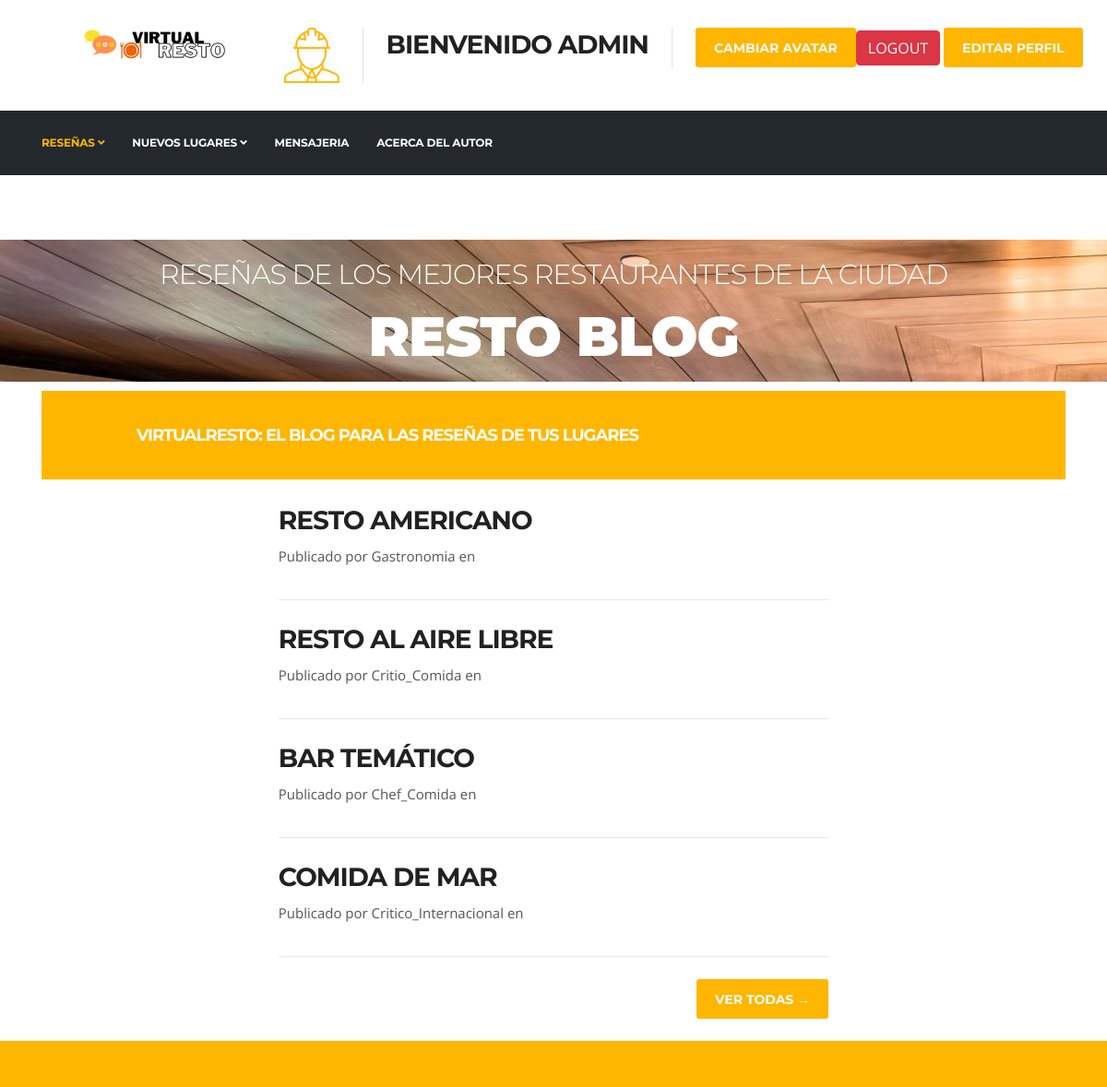
The app's page / (signed in) with its own data.
### Blogs/models.py (models this page shows, shortened)
class Blog(models.Model):
    titulo = models.CharField(max_length=50)
    nombre_locacion = models.CharField(max_length=50)
    autor = models.ForeignKey(User, on_delete=models.CASCADE)
    fecha_publicacion = models.DateField('XYZ Date')
    imagen = models.ImageField(upload_to='media', height_field=None, width_field=None, max_length=None, blank=True)
    opinion = RichTextUploadingField()

### Blogs/views.py (the view)
# urls.py: path('', index),
def index (request):
    blogs = Blog.objects.all().order_by('-id')[:4]
    if len(blogs) == 0:
        blog_1 = Blog.objects.none()
        blog_2 = Blog.objects.none()
        blog_3 = Blog.objects.none()
        blog_4 = Blog.objects.none()
    elif len(blogs) == 1:
        blog_1 = blogs[0]
        blog_2 = Blog.objects.none()
        blog_3 = Blog.objects.none()
        blog_4 = Blog.objects.none()
    elif len(blogs) == 2:
        blog_1 = blogs[0]
        blog_2 = blogs[1]
        blog_3 = Blog.objects.none()
        blog_4 = Blog.objects.none()
    elif len(blogs) == 3:
        blog_1 = blogs[0]
        blog_2 = blogs[1]
        blog_3 = blogs[2]
        blog_4 = Blog.objects.none()
    else:
        blog_1 = blogs[0]
        blog_2 = blogs[1]
        blog_3 = blogs[2]
        blog_4 = blogs[3]
    return render(request, "index.html", {"blog_1": blog_1, "blog_2": blog_2, "blog_3": blog_3, "blog_4": blog_4, "imagen": getAvatar(request)})

### Blogs/views.py (called while the page is built)
def getAvatar(request):
   if request.user.is_authenticated:
    lista=userAvatar.objects.filter(user=request.user)
    if len(lista)!=0:
        imagen=lista[0].imagen.url
    else:
        imagen="/media/avatares/defaultAvatar.png"
    return imagen

### Blogs/templates/index.html (shortened to what this page needs)
{% extends 'root.html' %}
{% load static %}
{% block header %}
<section class="{% static 'call-to-action-box no-padding' %}">
    <div class="{% static 'banner-carousel banner-carousel-1 mb-0' %}">
      <div class="{% static 'banner-carousel-item' %}" style="background-image:url({% static 'images/slider-main/allblogs.jpg' %})">
        <div class="{% static 'slider-content' %}">
            <div class="container">
              <div class="row align-items-center h-100">
                  <div class="col-md-12 text-center">
                    <h2 class="slide-title" data-animation-in="slideInLeft">Reseñas de los mejores restaurantes de la ciudad</h2>
                    <h3 class="slide-sub-title" data-animation-in="slideInRight">Resto Blog</h3>
                  </div>
              </div>
            </div>
        </div>
      </div>
    </section>
{% endblock  %}
{% block container %}
<div class="container px-4 px-lg-5">
  <div class="row gx-4 gx-lg-5 justify-content-center">
      <div class="col-md-10 col-lg-8 col-xl-7">
          <br>
          <div class="post-preview">
              {% if blog_1 %}
              <a href="{% url 'blogPost' blog_1.id %}">
                  <h2 class="post-title">{{ blog_1.titulo }}</h2>
              </a>
              <p class="post-meta">
                  Publicado por {{ blog_1.autor }}
                  en {{ blog_1.fecha}}
              </p>
              {% else %}
              <h2 class="post-title">Aún no hay entradas para mostrar</h2>
              {% endif %}
          </div>
          <hr class="my-4" />
          <div class="post-preview">
              {% if blog_2 %}
              <a href="{% url 'blogPost' blog_2.id %}">
                  <h2 class="post-title">{{ blog_2.titulo }}</h2>
              </a>
              <p class="post-meta">
                  Publicado por {{ blog_2.autor }}
                  en {{ blog_2.fecha}}
              </p>
              {% else %}
              <h2 class="post-title">Aún no hay entradas para mostrar</h2>
              {% endif %}
          </div>
          <hr class="my-4" />
          <div class="post-preview">
              {% if blog_3 %}
              <a href="{% url 'blogPost' blog_3.id %}">
                  <h2 class="post-title">{{ blog_3.titulo }}</h2>
              </a>
              <p class="post-meta">
                  Publicado por {{ blog_3.autor }}
                  en {{ blog_3.fecha}}
              </p>
              {% else %}
              <h2 class="post-title">Aún no hay entradas para mostrar</h2>
              {% endif %}
          </div>
          <hr class="my-4" />
          <div class="post-preview">
              {% if blog_4 %}
              <a href="{% url 'blogPost' blog_4.id %}">
                  <h2 class="post-title">{{ blog_4.titulo }}</h2>
              </a>
              <p class="post-meta">
                  Publicado por {{ blog_4.autor }}
                  en {{ blog_4.fecha}}
              </p>
              {% else %}
              <h2 class="post-title">Aún no hay entradas para mostrar</h2>
              {% endif %}
          </div>
          <hr class="my-4" />
          <div class="d-flex justify-content-end mb-4"><a class="btn btn-primary text-uppercase" href="{% url 'allBlogs' %}">Ver todas →</a></div>
      </div>
  </div>
</div>
{% endblock  %}

### Blogs/templates/root.html (shortened to what this page needs)
<!DOCTYPE html>
<html lang="en">
<head>
  {% load static %}
  <link rel="stylesheet" href="{% static 'plugins/bootstrap/bootstrap.min.css' %}">
  <link rel="stylesheet" href="{% static 'plugins/fontawesome/css/all.min.css' %}">
  <link rel="stylesheet" href="{% static 'plugins/animate-css/animate.css' %}">
  <link rel="stylesheet" href="{% static 'plugins/slick/slick.css' %}">
  <link rel="stylesheet" href="{% static 'plugins/slick/slick-theme.css' %}">
  <link rel="stylesheet" href="{% static 'plugins/colorbox/colorbox.css' %}">
  <link rel="stylesheet" href="{% static 'css/style.css' %}">
</head>
<body>
<header id="header" class="header-one">
  <div class="bg-white">
      <div class="logo-area">
          <div class="row align-items-right">
            <div class="logo col-lg-3 text-right text-lg-right mb-3 mb-md-5 mb-lg-0">
                <a class="d-block" href="#">
                  <img loading="lazy" src="{% static 'images/logo.png' %}" alt="Constra">
                </a>
            </div>
            <div class="col-lg-9 header-right">
                <ul class="top-info-box">
                      <li class="header-get-a-quote">
                        {% if user.is_authenticated %}
                        <li> <img src="{{ imagen }}" alt=""></li>
                        <li class="header-get-a-quote">
                          <h2>Bienvenido {{ user.username }}</h2>
                        </li>
                        <a class="btn btn-danger" href="{% url 'logout' %}">LOGOUT</a>
                        <a class="btn btn-primary" href="{% url 'signupEditForm' %}">EDITAR PERFIL</a>
                      <li>
                        <a class="btn btn-primary" href="{% url 'addAvatar' %}">Cambiar Avatar</a>
                      </li>
                        {% else %}
                        <a class="btn btn-primary" href="{% url 'login' %}">LOGIN</a>
                        <a class="btn btn-primary" href="{% url 'signup' %}">Signup</a>
                        {% endif %}
                      </li>
                </ul>
            </div>
          </div>
      </div>
  </div>
  <div class="site-navigation">
    <div class="container">
        <div class="row">
          <div class="col-lg-12">
              <nav class="navbar navbar-expand-lg navbar-dark p-0">
                <div id="navbar-collapse" class="collapse navbar-collapse">
                    <ul class="nav navbar-nav mr-auto">
                      <li class="nav-item dropdown active">
                          <a href="#" class="nav-link dropdown-toggle" data-toggle="dropdown">Reseñas <i class="fa fa-angle-down"></i></a>
                      </li>
                      <li class="nav-item dropdown">
                          <a href="#" class="nav-link dropdown-toggle" data-toggle="dropdown">Nuevos lugares <i class="fa fa-angle-down"></i></a>
                      </li>
                      <li class="nav-item"><a class="nav-link" href="{% url 'mensajeUsuarios' %}">Mensajeria</a></li>
                      <li class="nav-item"><a class="nav-link" href="{% url 'aboutMe' %}">Acerca del autor</a></li>
                    </ul>
                </div>
              </nav>
          </div>
        </div>
    </div>
  </div>
</header>
{% block header %}
{% endblock  %}
<section class="call-to-action-box no-padding">
  <div class="container">
    <div class="action-style-box">
        <div class="row align-items-center">
          <div class="col-md-8 text-center text-md-center">
              <div class="call-to-action-text">
                <h2 class="action-title">VirtualResto: El Blog para las reseñas de tus lugares</h2>
              </div>
          </div>
        </div>
    </div>
  </div>
</section>
{% block container %}
{% endblock  %}
<div class="copyright">
  </div>
  </body>
  </html>

### Blogs/static/css/style.css (style rules this page uses)
body { background: #fff; color: #555; }
body, p { font-family: "Open Sans", sans-serif; text-rendering: optimizeLegibility; -webkit-font-smoothing: antialiased !important; line-height: 26px; font-size: 15px; }
h1, h2, h3, h4, h5, h6 { color: #212121; font-weight: 700; font-family: "Montserrat", sans-serif; text-rendering: optimizeLegibility; -webkit-font-smoothing: antialiased !important; }
h2 { font-size: 28px; line-height: 36px; text-transform: uppercase; letter-spacing: -1px; }
h3 { font-size: 24px; margin-bottom: 20px; text-transform: uppercase; letter-spacing: -0.5px; }
html { overflow-x: hidden !important; width: 100%; height: 100%; position: relative; -webkit-font-smoothing: antialiased; text-rendering: optimizeLegibility; }
body { border: 0; margin: 0; padding: 0; }
a:link, a:visited { text-decoration: none; }
a { color: inherit; transition: 0.2s ease; }
section, .section-padding { padding: 70px 0; position: relative; }
.no-padding { padding: 0; }
hr { background-color: #e7e7e7; border: 0; height: 1px; margin: 40px 0; }
.btn-primary, .btn-dark { border: 0; border-radius: 3px; padding: 12px 20px 10px; font-weight: 700; text-transform: uppercase; color: #fff; font-family: "Montserrat", sans-serif; transition: 350ms; font-size: 14px; }
.btn-primary { background: #ffb600; }
.header-one, .header-one .site-navigation { background: #23282d; }
.header-one .navbar-collapse { padding-left: 0; }
.header-one ul.navbar-nav > li { padding-left: 0; padding-right: 30px; }
.header-one .logo-area { padding: 30px 0; }
ul.navbar-nav > li > a { padding: 15px 0 !important; color: #fff; }
ul.navbar-nav > li:hover > a, ul.navbar-nav > li.active > a { color: #ffb600 !important; }
.logo img { width: auto; height: 35px; }
.header-right { float: right; }
ul.top-info-box { list-style: none; margin: 0; padding: 0; float: right; }
ul.top-info-box li { position: relative; float: left; margin-left: 0; border-right: 1px solid #dedede; border-right: 1px solid rgba(0, 0, 0, 0.1); padding-right: 25px; margin-right: 25px; }
ul.top-info-box li:last-child { margin-right: 0; padding-right: 0; border-right: 0; }
.navbar { border-radius: 0; border: 0; margin-bottom: 0; }
ul.navbar-nav > li:hover > a, ul.navbar-nav > li.active > a { color: #ffb600; position: relative; }
ul.navbar-nav > li { padding: 0 13px; position: relative; }
@media (max-width: 1200px) { ul.navbar-nav > li { padding: 0 9px; } }
@media (max-width: 1200px) { ul.navbar-nav > li .nav-link { font-size: 12px; } }
ul.navbar-nav > li:last-child { padding-right: 0; }
ul.navbar-nav > li:last-child:after { background: none; }
ul.navbar-nav > li > a i { font-weight: 700; }
ul.navbar-nav > li > a:after, ul.navbar-nav > li > a:after { display: none; }
ul.navbar-nav > li > a { font-family: "Montserrat", sans-serif; color: #fff !important; text-rendering: optimizeLegibility; font-weight: 700 !important; text-transform: uppercase; letter-spacing: -0.2px; font-size: 14px; margin: 0; line-height: 40px; padding: 30px 0; transition: 350ms; }
.site-navigation .container, .search-area { position: relative; }
.slide-title { font-size: 30px; line-height: 36px; font-weight: 300; color: #fff; margin: 20px 0 10px; }
.slide-sub-title { font-style: normal; font-size: 60px; line-height: 58px; margin: 20px 0; color: #fff; font-weight: 900; text-transform: uppercase; letter-spacing: -1px; }
.call-to-action-box { margin-top: -60px; }
.call-to-action-box .action-style-box { background: #ffb600; padding: 30px; }
.action-title { color: #fff; margin: 0; line-height: 36px; font-size: 18px; text-transform: uppercase; }
.copyright { background: #ffb600; color: #111; padding: 25px 0; position: relative; z-index: 1; font-weight: 600; font-size: 12px; }
.post-meta { padding-bottom: 10px; }

### records on screen
Blog: titulo "RESTO AMERICANO", autor "Gastronomia"
Blog: titulo "RESTO AL AIRE LIBRE", autor "Critio_Comida"
Blog: titulo "BAR TEMÁTICO", autor "Chef_Comida"
Blog: titulo "COMIDA DE MAR", autor "Critico_Internacional"

### other values on screen
{{ user.username }} "ADMIN"
